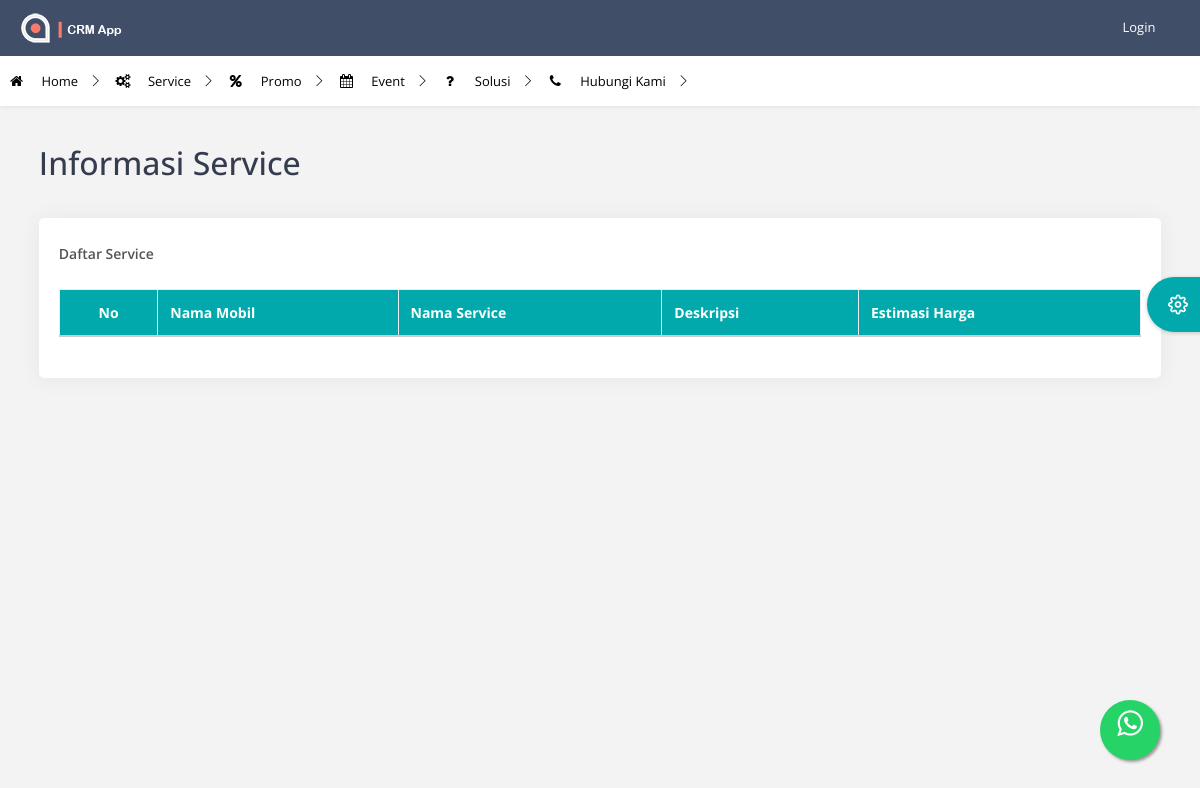
/index.php/site/service, run on an earlier commit of the app's database.
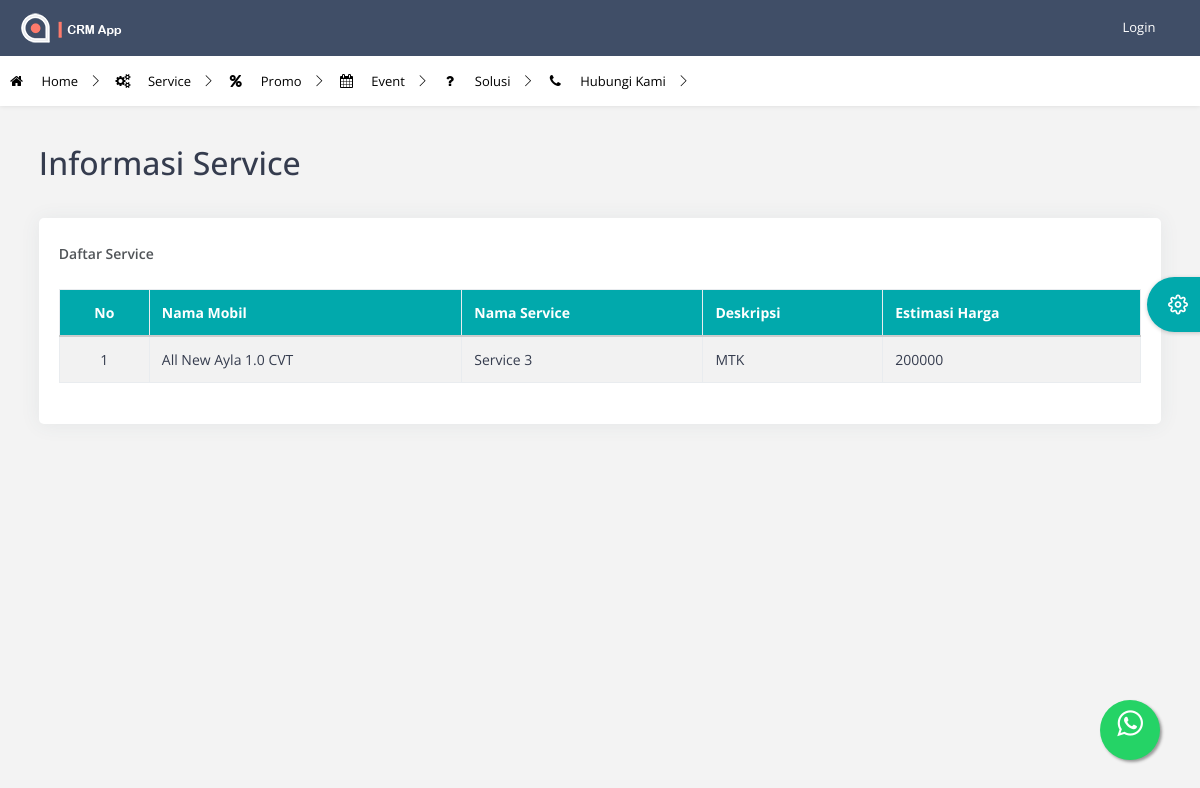
And on a later commit of the database.
### tables this page shows
CREATE TABLE `service` (
  `id_service` varchar(100) NOT NULL,
  `nama_service` varchar(100) NOT NULL,
  `deskripsi` varchar(100) NOT NULL,
  `estimasi_harga` varchar(100) NOT NULL,
  `id_model_mobil` varchar(100) NOT NULL
);

CREATE TABLE `model_mobil` (
  `id_model_mobil` varchar(100) NOT NULL,
  `nama_model_mobil` varchar(100) NOT NULL
);

### application/libraries/Template.php (called while the page is built)
<?php if ( ! defined('BASEPATH')) exit('No direct script access allowed');
class Template {
		var $template_data = array();
		function set($name, $value)
		{
			$this->template_data[$name] = $value;
		}
		function load($template = '', $view = '' , $view_data = array(), $return = FALSE)
		{
			$this->CI =& get_instance();
			$this->set('contents', $this->CI->load->view($view, $view_data, TRUE));
			return $this->CI->load->view($template, $this->template_data, $return);
		}
}

### application/controllers/Site.php (called while the page is built, shortened)
<?php
class Site extends CI_Controller
{
function service()
{
  $data = array(
        'judul' => 'Daftar Service',
          'dt_service'=> $this->m_umum->get_service(),
    );
  $this->template->load('site/template', 'site/service', $data);
}
}
?>

### index.php (called while the page is built, shortened)
<?php
require_once BASEPATH.'core/CodeIgniter.php';

### application/models/M_umum.php (called while the page is built, shortened)
<?php
class M_umum extends CI_Model{
	function get_service()
	{
		$this->db->select('*');
		$this->db->from('service a');
		$this->db->join('model_mobil b', 'a.id_model_mobil=b.id_model_mobil', 'left');
		$query = $this->db->get();
		return $query->result();
	}
}
?>

### application/views/site/service.php (the view, shortened to what this page needs)
<div class="page-header">
                                    <div class="row align-items-end">
                                        <div class="col-lg-8">
                                            <div class="page-header-title">
                                                <div class="d-inline">
                                                    <h2>Informasi Service</h2>
                                                </div>
                                            </div>
                                        </div>
                                    </div>
                                </div>
                               <div class="page-body">
                                    <div class="row">
                                        <div class="col-sm-12">
<div class="card">
                                                <div class="card-header">
                                                    <h5><?php echo $judul; ?></h5>
                                                </div>
                                                <div class="card-block">
                                                    <div class="dt-responsive table-responsive">
                                                        <table id="simpletable" class="table table-striped table-bordered nowrap">
                                                            <thead class="bg-primary text-white">
                <tr>
                  <th><div align="center">No</div></th>
                  <th><div align="left">Nama Mobil</div></th>
                  <th><div align="left">Nama Service</div></th>
                  <th><div align="left">Deskripsi</div></th>
                  <th><div align="left">Estimasi Harga</div></th>
                </tr>
              </thead>
              <tbody>
                <?php
                $no=1;
                foreach ($dt_service as $d): ?>
                <tr>
                  <td><div align="center">
                    <?= $no++; ?>
                  </div></td>
                  <td>
                    <div align="left">
                      <?= $d->nama_model_mobil; ?>
                    </div></td>
                     <td>
                    <div align="left">
                      <?= $d->nama_service; ?>
                    </div></td>
                    <td>
                    <div align="left">
                      <?= $d->deskripsi; ?>
                    </div></td>
                    <td>
                    <div align="left">
                      <?= $d->estimasi_harga; ?>
                    </div></td>
                </tr>
                <?php endforeach; ?>
                                                            </tbody>
                                                        </table>
                                                    </div>
                                                </div>
                                            </div>
                                            </div>

What changed in the data, as far as the page shows it:
added service: id_model_mobil.nama_model_mobil "All New Ayla 1.0 CVT", nama_service "Service 3", deskripsi "MTK", estimasi_harga "200000"
